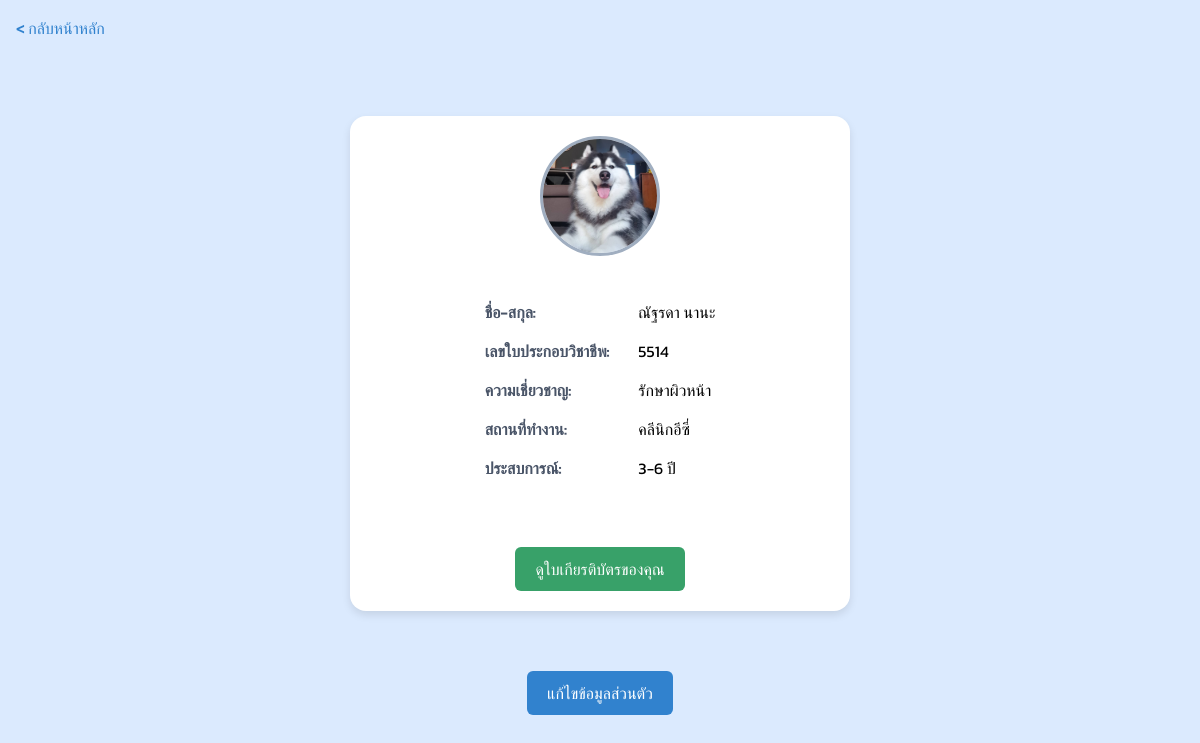
The app's page /expert_profile/ (signed in), older data.
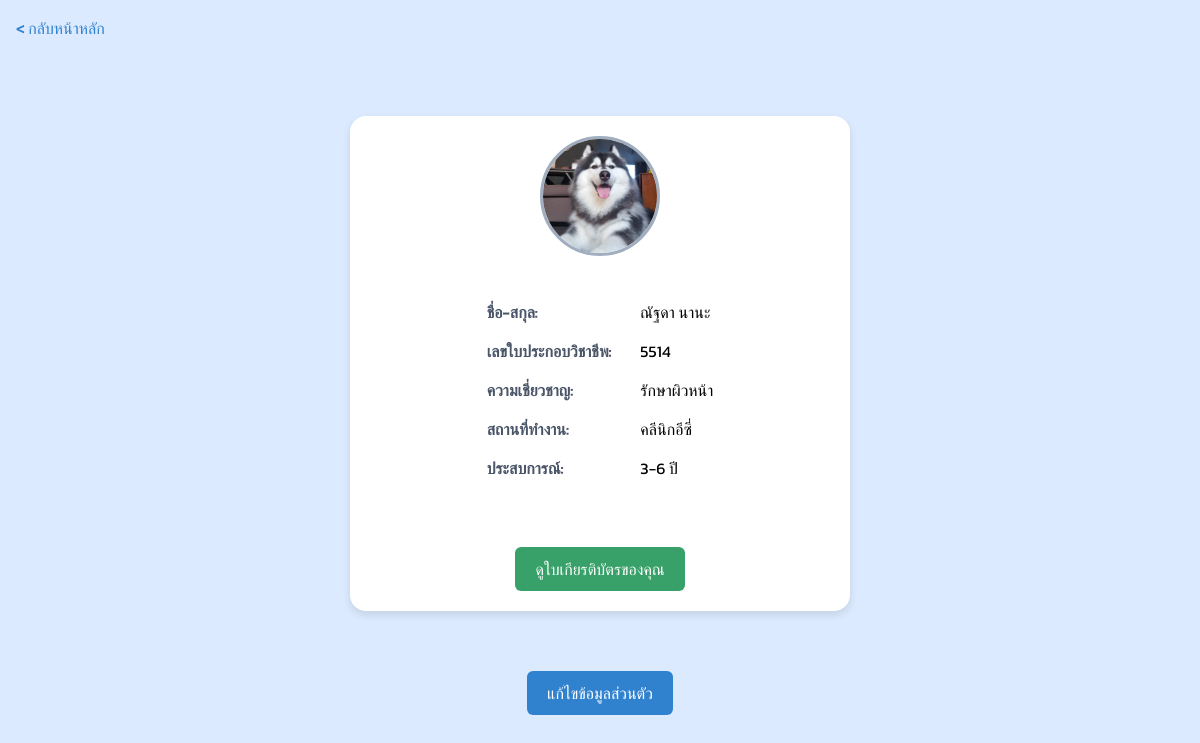
The same page, newer data.
### accounts/models.py (models this page shows, shortened)
class Expert(models.Model):
    user = models.OneToOneField(User, on_delete=models.CASCADE, related_name='expert_profile', null=True)
    full_name = models.CharField(max_length=100, verbose_name="ชื่อ-สกุล")
    license_number = models.CharField(max_length=20, unique=True, verbose_name="เลขใบประกอบวิชาชีพ")
    expertise = models.CharField(max_length=100, verbose_name="ความเชี่ยวชาญ")
    workplace = models.CharField(max_length=100, verbose_name="สถานที่ทำงาน")
    experience = models.TextField(verbose_name="ประสบการณ์การทำงาน")
    profile_image = models.ImageField(upload_to="experts/profile_images", null=True, blank=True, verbose_name="รูปโปรไฟล์")
    is_verified = models.BooleanField(default=False, verbose_name="ยืนยันแล้ว")

### accounts/views.py (the view)
# urls.py: path('expert_profile/', views.expert_profile, name='expert_profile'),
@login_required
def expert_profile(request):
    expert = get_object_or_404(Expert, user=request.user)  # ดึงข้อมูลผู้เชี่ยวชาญที่เกี่ยวข้องกับผู้ใช้
    return render(request, 'expert_profile.html', {'expert_profile': expert})  # เปลี่ยนชื่อเป็น expert_profile

### templates/expert_profile.html (shortened to what this page needs)
{% load static %}
<!DOCTYPE html>
<html lang="th">
<head>
    <script src="https://cdn.tailwindcss.com"></script>
</head>
<body class="bg-blue-100">
    <div class="p-4">
        <a href="{% url 'user_home' %}" class="back-button">&lt; กลับหน้าหลัก</a>
    </div>
    <div class="profile-container">
        <div class="flex flex-col items-center">
            <div class="profile-picture relative">
                {% if expert_profile.profile_image %}
                    <img src="{{ expert_profile.profile_image.url }}" alt="Profile Picture">
                {% else %}
                    <img src="{% static 'images/user-icon.png' %}" alt="Default Profile Picture">
                {% endif %}
            </div>
            <div class="user-info mt-6">
                <div>
                    <label>ชื่อ-สกุล:</label>
                    <span>{{ expert_profile.full_name|default:"-" }}</span>
                </div>
                <div>
                    <label>เลขใบประกอบวิชาชีพ:</label>
                    <span>{{ expert_profile.license_number|default:"-" }}</span>
                </div>
                <div>
                    <label>ความเชี่ยวชาญ:</label>
                    <span>{{ expert_profile.expertise|default:"-" }}</span>
                </div>
                <div>
                    <label>สถานที่ทำงาน:</label>
                    <span>{{ expert_profile.workplace|default:"-" }}</span>
                </div>
                <div>
                    <label>ประสบการณ์:</label>
                    <span>{{ expert_profile.experience|default:"-" }}</span>
                </div>
            </div>
        </div>
        <div class="flex justify-center mt-8">
            <a href="{% url 'generate_certificate' expert_profile.id %}" class="certificate-button">
                ดูใบเกียรติบัตรของคุณ
            </a>
        </div>
    </div>
    <div class="text-center mt-4">
        <a href="{% url 'edit_expert_profile' %}" class="edit-button">แก้ไขข้อมูลส่วนตัว</a>
    </div>
</body>
</html>

Row changes from the older to the newer data that the page shows:
changed Expert "รักษาผิวหน้า": full_name "ณัฐรดา นานะ" → "ณัฐดา นานะ"
